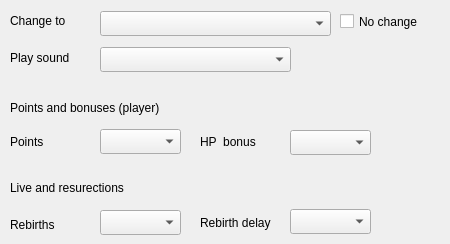
  <widget class="QWizardPage" name="pageDeath">
   <property name="title">
    <string/>
   </property>
   <property name="subTitle">
    <string>Death</string>
   </property>
   <widget class="QComboBox" name="cbPlaySound">
    <property name="geometry">
     <rect>
      <x>100</x>
      <y>47</y>
      <width>191</width>
      <height>25</height>
     </rect>
    </property>
    <property name="toolTip">
     <string>Plays a sound when the sprite dies.</string>
    </property>
    <property name="whatsThis">
     <string>Plays a sound when the sprite dies.</string>
    </property>
   </widget>
   <widget class="QComboBox" name="cbBonusHP">
    <property name="geometry">
     <rect>
      <x>290</x>
      <y>130</y>
      <width>81</width>
      <height>25</height>
     </rect>
    </property>
    <property name="toolTip">
     <string>Give the hero extra hit points (health).</string>
    </property>
    <property name="whatsThis">
     <string>Give the hero extra hit points (health).</string>
    </property>
   </widget>
   <widget class="QComboBox" name="cbPoints">
    <property name="geometry">
     <rect>
      <x>100</x>
      <y>129</y>
      <width>81</width>
      <height>25</height>
     </rect>
    </property>
    <property name="toolTip">
     <string>Give the hero extra points (score).</string>
    </property>
    <property name="whatsThis">
     <string>Give the hero extra points (score).</string>
    </property>
   </widget>
   <widget class="QLabel" name="label_26">
    <property name="geometry">
     <rect>
      <x>200</x>
      <y>213</y>
      <width>91</width>
      <height>20</height>
     </rect>
    </property>
    <property name="text">
     <string>Rebirth delay</string>
    </property>
   </widget>
   <widget class="QLabel" name="label_24">
    <property name="geometry">
     <rect>
      <x>10</x>
      <y>134</y>
      <width>52</width>
      <height>16</height>
     </rect>
    </property>
    <property name="text">
     <string>Points</string>
    </property>
   </widget>
   <widget class="QLabel" name="label_20">
    <property name="geometry">
     <rect>
      <x>200</x>
      <y>134</y>
      <width>71</width>
      <height>16</height>
     </rect>
    </property>
    <property name="text">
     <string>HP  bonus</string>
    </property>
   </widget>
   <widget class="QLabel" name="label_25">
    <property name="geometry">
     <rect>
      <x>10</x>
      <y>217</y>
      <width>52</width>
      <height>15</height>
     </rect>
    </property>
    <property name="text">
     <string>Rebirths</string>
    </property>
   </widget>
   <widget class="QComboBox" name="cbRebirthDelay">
    <property name="geometry">
     <rect>
      <x>290</x>
      <y>209</y>
      <width>81</width>
      <height>25</height>
     </rect>
    </property>
    <property name="toolTip">
     <string>Delay before this sprite is reborn.</string>
    </property>
    <property name="whatsThis">
     <string>Delay before this sprite is reborn.</string>
    </property>
   </widget>
   <widget class="QLabel" name="label_22">
    <property name="geometry">
     <rect>
      <x>10</x>
      <y>13</y>
      <width>71</width>
      <height>16</height>
     </rect>
    </property>
    <property name="text">
     <string>Change to</string>
    </property>
   </widget>
   <widget class="QComboBox" name="cbRebirths">
    <property name="geometry">
     <rect>
      <x>100</x>
      <y>210</y>
      <width>81</width>
      <height>25</height>
     </rect>
    </property>
    <property name="toolTip">
     <string>Number of time this sprite can be reborn after it dies.</string>
    </property>
    <property name="whatsThis">
     <string>Number of time this sprite can be reborn after it dies.</string>
    </property>
   </widget>
   <widget class="QComboBox" name="cbChangeTo">
    <property name="geometry">
     <rect>
      <x>100</x>
      <y>11</y>
      <width>231</width>
      <height>25</height>
     </rect>
    </property>
    <property name="toolTip">
     <string>Upon death the sprite will turn into this other sprite.</string>
    </property>
    <property name="whatsThis">
     <string>Upon death the sprite will turn into this other sprite.</string>
    </property>
   </widget>
   <widget class="QCheckBox" name="cNoChangeAtDeath">
    <property name="geometry">
     <rect>
      <x>340</x>
      <y>11</y>
      <width>101</width>
      <height>21</height>
     </rect>
    </property>
    <property name="toolTip">
     <string>Don't change this sprite into another sprite when it dies.</string>
    </property>
    <property name="whatsThis">
     <string>Don't change this sprite into another sprite when it dies.</string>
    </property>
    <property name="text">
     <string>No change</string>
    </property>
   </widget>
   <widget class="QLabel" name="label_23">
    <property name="geometry">
     <rect>
      <x>10</x>
      <y>50</y>
      <width>81</width>
      <height>16</height>
     </rect>
    </property>
    <property name="text">
     <string>Play sound</string>
    </property>
   </widget>
   <widget class="QLabel" name="label_11">
    <property name="geometry">
     <rect>
      <x>10</x>
      <y>180</y>
      <width>151</width>
      <height>16</height>
     </rect>
    </property>
    <property name="font">
     <font>
      <weight>50</weight>
      <bold>false</bold>
      <underline>false</underline>
     </font>
    </property>
    <property name="text">
     <string>Live and resurections</string>
    </property>
   </widget>
   <widget class="QLabel" name="label_12">
    <property name="geometry">
     <rect>
      <x>10</x>
      <y>100</y>
      <width>181</width>
      <height>16</height>
     </rect>
    </property>
    <property name="font">
     <font>
      <weight>50</weight>
      <bold>false</bold>
      <underline>false</underline>
     </font>
    </property>
    <property name="text">
     <string>Points and bonuses (player)</string>
    </property>
   </widget>
  </widget>
